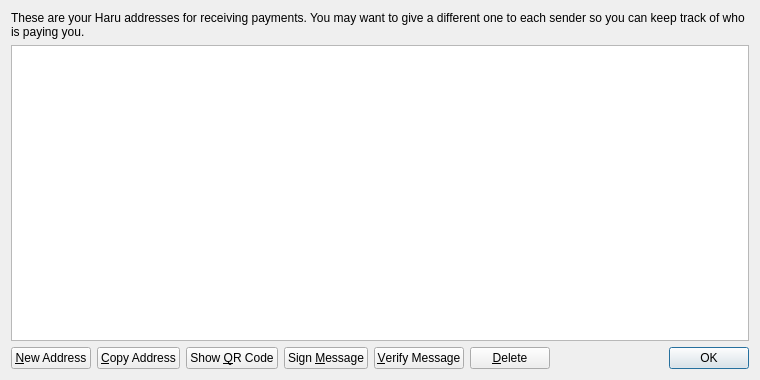
<?xml version="1.0" encoding="UTF-8"?>
<ui version="4.0">
 <class>AddressBookPage</class>
 <widget class="QWidget" name="AddressBookPage">
  <property name="geometry">
   <rect>
    <x>0</x>
    <y>0</y>
    <width>760</width>
    <height>380</height>
   </rect>
  </property>
  <property name="windowTitle">
   <string>Address Book</string>
  </property>
  <layout class="QVBoxLayout" name="verticalLayout">
   <item>
    <widget class="QLabel" name="labelExplanation">
     <property name="text">
      <string>These are your Haru addresses for receiving payments. You may want to give a different one to each sender so you can keep track of who is paying you.</string>
     </property>
     <property name="textFormat">
      <enum>Qt::PlainText</enum>
     </property>
     <property name="wordWrap">
      <bool>true</bool>
     </property>
    </widget>
   </item>
   <item>
    <widget class="QTableView" name="tableView">
     <property name="contextMenuPolicy">
      <enum>Qt::CustomContextMenu</enum>
     </property>
     <property name="toolTip">
      <string>Double-click to edit address or label</string>
     </property>
     <property name="tabKeyNavigation">
      <bool>false</bool>
     </property>
     <property name="alternatingRowColors">
      <bool>true</bool>
     </property>
     <property name="selectionMode">
      <enum>QAbstractItemView::SingleSelection</enum>
     </property>
     <property name="selectionBehavior">
      <enum>QAbstractItemView::SelectRows</enum>
     </property>
     <property name="sortingEnabled">
      <bool>true</bool>
     </property>
     <attribute name="verticalHeaderVisible">
      <bool>false</bool>
     </attribute>
    </widget>
   </item>
   <item>
    <layout class="QHBoxLayout" name="horizontalLayout">
     <item>
      <widget class="QPushButton" name="newAddressButton">
       <property name="toolTip">
        <string>Create a new address</string>
       </property>
       <property name="text">
        <string>&amp;New Address</string>
       </property>
       <property name="icon">
        <iconset resource="../bitcoin.qrc">
         <normaloff>:/icons/add</normaloff>:/icons/add</iconset>
       </property>
      </widget>
     </item>
     <item>
      <widget class="QPushButton" name="copyToClipboard">
       <property name="toolTip">
        <string>Copy the currently selected address to the system clipboard</string>
       </property>
       <property name="text">
        <string>&amp;Copy Address</string>
       </property>
       <property name="icon">
        <iconset resource="../bitcoin.qrc">
         <normaloff>:/icons/editcopy</normaloff>:/icons/editcopy</iconset>
       </property>
      </widget>
     </item>
     <item>
      <widget class="QPushButton" name="showQRCode">
       <property name="text">
        <string>Show &amp;QR Code</string>
       </property>
       <property name="icon">
        <iconset resource="../bitcoin.qrc">
         <normaloff>:/icons/qrcode</normaloff>:/icons/qrcode</iconset>
       </property>
      </widget>
     </item>
     <item>
      <widget class="QPushButton" name="signMessage">
       <property name="toolTip">
        <string>Sign a message to prove you own a Haru address</string>
       </property>
       <property name="text">
        <string>Sign &amp;Message</string>
       </property>
       <property name="icon">
        <iconset resource="../bitcoin.qrc">
         <normaloff>:/icons/edit</normaloff>:/icons/edit</iconset>
       </property>
      </widget>
     </item>
     <item>
      <widget class="QPushButton" name="verifyMessage">
       <property name="toolTip">
        <string>Verify a message to ensure it was signed with a specified Haru address</string>
       </property>
       <property name="text">
        <string>&amp;Verify Message</string>
       </property>
       <property name="icon">
        <iconset resource="../bitcoin.qrc">
         <normaloff>:/icons/transaction_0</normaloff>:/icons/transaction_0</iconset>
       </property>
      </widget>
     </item>
     <item>
      <widget class="QPushButton" name="deleteButton">
       <property name="toolTip">
        <string>Delete the currently selected address from the list</string>
       </property>
       <property name="text">
        <string>&amp;Delete</string>
       </property>
       <property name="icon">
        <iconset resource="../bitcoin.qrc">
         <normaloff>:/icons/remove</normaloff>:/icons/remove</iconset>
       </property>
      </widget>
     </item>
     <item>
      <spacer name="horizontalSpacer">
       <property name="orientation">
        <enum>Qt::Horizontal</enum>
       </property>
       <property name="sizeHint" stdset="0">
        <size>
         <width>40</width>
         <height>20</height>
        </size>
       </property>
      </spacer>
     </item>
     <item>
      <widget class="QDialogButtonBox" name="buttonBox">
       <property name="sizePolicy">
        <sizepolicy hsizetype="Maximum" vsizetype="Fixed">
         <horstretch>0</horstretch>
         <verstretch>0</verstretch>
        </sizepolicy>
       </property>
       <property name="standardButtons">
        <set>QDialogButtonBox::Ok</set>
       </property>
      </widget>
     </item>
    </layout>
   </item>
  </layout>
 </widget>
 <resources>
  <include location="../bitcoin.qrc"/>
 </resources>
 <connections/>
</ui>
